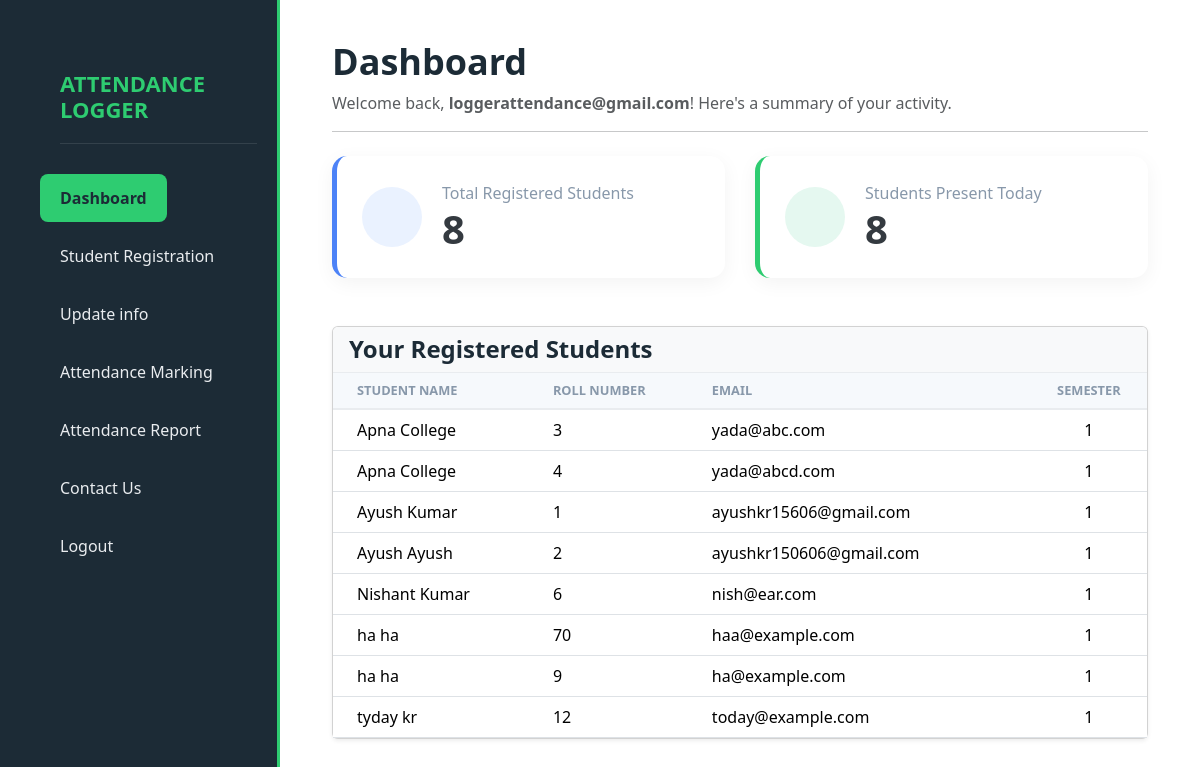
The page /dashboard (signed in) on the database its author committed.
### app.py (models this page shows, shortened)
class User(db.Model):
    id = db.Column(db.Integer, primary_key=True)
    email = db.Column(db.String(120), unique=True, nullable=False)
    password = db.Column(db.String(60), nullable=False)
    students = db.relationship('Student', backref='creator', lazy=True)
    attendance_records = db.relationship('AttendanceRecord', backref='marker', lazy=True)

class Student(db.Model):
    id = db.Column(db.Integer, primary_key=True)
    student_id = db.Column(db.String(20), nullable=False)
    first_name = db.Column(db.String(50), nullable=False)
    last_name = db.Column(db.String(50), nullable=False)
    semester = db.Column(db.Integer, nullable=False)
    email = db.Column(db.String(120), nullable=False)
    fathers_name = db.Column(db.String(100), nullable=False)
    mothers_name = db.Column(db.String(100), nullable=False)
    address = db.Column(db.String(200), nullable=False)
    city = db.Column(db.String(50), nullable=False)
    state = db.Column(db.String(50), nullable=False)
    pin_code = db.Column(db.String(6), nullable=False)
    attendance_records = db.relationship('AttendanceRecord', backref='student', lazy=True)
    user_id = db.Column(db.Integer, db.ForeignKey('user.id'), nullable=False)
    __table_args__ = (
        db.UniqueConstraint('user_id', 'student_id', name='uq_user_student_id'),
        db.UniqueConstraint('user_id', 'email', name='uq_user_student_email'),
    )

### app.py (the view)
@app.route('/dashboard')
def dashboard():
    if 'user_id' not in session:
        flash('Please log in to access this page.', 'warning')
        return redirect(url_for('login'))
    user_id = session['user_id']
    user = db.session.get(User, user_id)
    user_email = user.email if user else 'N/A'
    total_students = Student.query.filter_by(user_id=user_id).count()
    today = date.today()
    present_today = db.session.query(func.count(func.distinct(AttendanceRecord.student_id_ref))).filter(
        AttendanceRecord.marked_by_user_id == user_id,
        AttendanceRecord.date == today,
        AttendanceRecord.status == 'Present'
    ).scalar()
    student_list = Student.query.filter_by(user_id=user_id).order_by(Student.first_name).all()
    return render_template(
        'dashboard.html',
        user_email=user_email,
        total_students=total_students,
        present_today=present_today,
        student_list=student_list
    )

### app.py (called while the page is built)
@app.after_request
def after_request(response):
    response.headers["Cache-Control"] = "no-cache, no-store, must-revalidate"
    return response

### templates/dashboard.html (shortened to what this page needs)
<!DOCTYPE html>
<html lang="en">
<head>
    <link rel="stylesheet" href="{{ url_for('static', filename='dash_style.css') }}">
    <link rel="stylesheet" href="https://cdn.jsdelivr.net/npm/bootstrap@5.3.6/dist/css/bootstrap.min.css">
</head>
<body class="dark-mode">
    <div class="sidebar">
        <div class="design">
            <h3>ATTENDANCE LOGGER</h3>
            <div class="section-1">
                <a href="{{ url_for('dashboard') }}" class="btn active">Dashboard</a>
            </div>
            <div class="section-2">
                <a href="{{ url_for('registration') }}" class="btn">Student Registration</a>
            </div>
            <div class="section-3">
                <a href="{{ url_for('userupdate') }}" class="btn">Update info</a>
            </div>
            <div class="section-4">
                <a href="{{ url_for('attendancemarking') }}" class="btn">Attendance Marking</a>
            </div>
            <div class="section-5">
                <a href="{{ url_for('attendancereport') }}" class="btn">Attendance Report</a>
            </div>
            <div class="section-6">
                <a href="{{ url_for('contact') }}" class="btn">Contact Us</a>
            </div>
            <form method="post" action="{{ url_for('logout') }}">
                <button type="submit" class="btn">Logout</button>
            </form>
        </div>
    </div>
    <div class="main-content">
        <div class="container-fluid">
            <div class="header">
                <h1 class="mb-2">Dashboard</h1>
                <p class="text-muted">Welcome back, <strong>{{ user_email }}</strong>! Here's a summary of your
                    activity.</p>
            </div>
            <hr>
            <div class="dashboard-container mt-4">
                <div class="stat-card">
                    <div class="stat-icon" style="background-color: #eaf2ff;">
                    </div>
                    <div class="stat-info">
                        <p class="stat-label">Total Registered Students</p>
                        <h3 class="stat-value">{{ total_students }}</h3>
                    </div>
                </div>
                <div class="stat-card">
                    <div class="stat-icon" style="background-color: #e5f8f0;">
                    </div>
                    <div class="stat-info">
                        <p class="stat-label">Students Present Today</p>
                        <h3 class="stat-value">{{ present_today }}</h3>
                    </div>
                </div>
            </div>
            <div class="student-list-card mt-5">
                <div class="card shadow-sm">
                    <div class="card-header bg-light">
                        <h4 class="mb-0">Your Registered Students</h4>
                    </div>
                    <div class="card-body p-0">
                        <div class="table-responsive">
                            <table class="table table-hover mb-0">
                                <thead>
                                    <tr>
                                        <th class="ps-4">Student Name</th>
                                        <th>Roll Number</th>
                                        <th>Email</th>
                                        <th class="text-center">Semester</th>
                                    </tr>
                                </thead>
                                <tbody>
                                    {% for student in student_list %}
                                    <tr>
                                        <td class="ps-4">{{ student.first_name }} {{ student.last_name }}</td>
                                        <td>{{ student.student_id }}</td>
                                        <td>{{ student.email }}</td>
                                        <td class="text-center">{{ student.semester }}</td>
                                    </tr>
                                    {% endfor %}
                                </tbody>
                            </table>
                        </div>
                    </div>
                </div>
            </div>
        </div>
    </div>
</body>
</html>

### static/dash_style.css (style rules this page uses)
* { margin: 0; padding: 0; box-sizing: border-box; }
html, body { height: 100%; font-family: 'Segoe UI', 'Roboto', 'Helvetica Neue', Arial, sans-serif; background-color: #f4f7fc; color: #525f7f; }
.sidebar { position: fixed; top: 0; left: 0; width: 280px; height: 100vh; background-color: #1c2b36; border-right: 3px solid #2ecc71; padding: 0 0 0 40px; display: flex; align-items: flex-start; padding-top: 50px; }
.design { display: flex; flex-direction: column; align-items: flex-start; gap: 10px; width: 100%; padding-right: 40px; }
.design h3 { font-size: 22px; text-align: left; color: #2ecc71; margin: 20px; padding-bottom: 20px; border-bottom: 1px solid rgba(255, 255, 255, 0.1); width: 100%; font-weight: 600; }
.design .btn { background-color: transparent; color: #e9ecef; text-align: left; padding: 12px 20px; border: none; font-weight: 500; font-size: 16px; width: 100%; border-radius: 8px; transition: all 0.3s ease; cursor: pointer; }
.design .btn.active { background-color: #2ecc71; color: #1c2b36; font-weight: bold; }
.main-content { margin-left: 280px; padding: 40px; height: 100vh; overflow-y: auto; }
.header h1 { color: #1c2b36; font-weight: 700; font-size: 2.25rem; }
.dashboard-container { display: grid; grid-template-columns: repeat(auto-fit, minmax(280px, 1fr)); gap: 30px; }
.stat-card { background-color: #ffffff; border-radius: 15px; padding: 25px; box-shadow: 0 5px 20px rgba(0, 0, 0, 0.05); display: flex; align-items: center; gap: 20px; border-left: 5px solid transparent; transition: transform 0.3s ease, box-shadow 0.3s ease; }
.stat-card:nth-child(1) { border-left-color: #4c82f7; }
.stat-card:nth-child(2) { border-left-color: #2ecc71; }
.stat-icon { width: 60px; height: 60px; border-radius: 50%; display: flex; justify-content: center; align-items: center; }
.stat-label { margin: 0; font-size: 1rem; font-weight: 500; color: #8898aa; }
.stat-value { margin: 0; font-size: 2.5rem; font-weight: 600; color: #343a40; }
.student-list-card .card-header { background-color: #ffffff; border-bottom: 1px solid #e9ecef; }
.student-list-card h4 { color: #1c2b36; font-weight: 600; }
.table thead th { background-color: #f6f9fc; color: #8898aa; font-weight: 600; text-transform: uppercase; font-size: 0.8rem; border-bottom: 2px solid #e9ecef; }

### rows shown on the page
User: email "loggerattendance@gmail.com"
Student: first_name "Apna", last_name "College", student_id "3", email "yada@abc.com", semester "1"
Student: first_name "Apna", last_name "College", student_id "4", email "yada@abcd.com", semester "1"
Student: first_name "Ayush", last_name "Kumar", student_id "1", email "ayushkr15606@gmail.com", semester "1"
Student: first_name "Ayush", last_name "Ayush", student_id "2", email "ayushkr150606@gmail.com", semester "1"
Student: first_name "Nishant", last_name "Kumar", student_id "6", email "nish@ear.com", semester "1"
Student: first_name "ha", last_name "ha", student_id "70", email "haa@example.com", semester "1"
Student: first_name "ha", last_name "ha", student_id "9", email "ha@example.com", semester "1"
Student: first_name "tyday", last_name "kr", student_id "12", email "today@example.com", semester "1"

### other values the page prints
{{ total_students }} "8"
{{ present_today }} "8"
